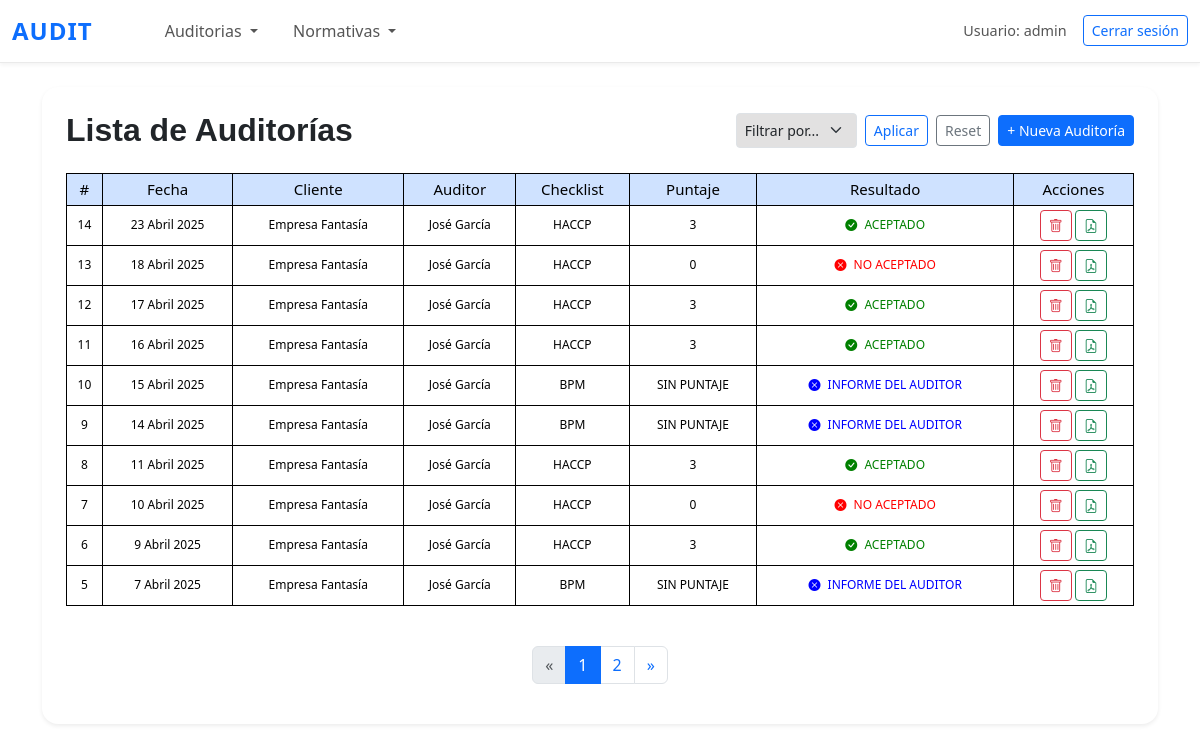
The page /lista_auditorias/ (signed in) on the database its author committed.
### questions/models.py (models this page shows, shortened)
class Auditoria(models.Model):
    fecha = models.DateField()
    cliente = models.ForeignKey(Cliente, on_delete=models.CASCADE)
    auditor = models.ForeignKey(Auditor, on_delete=models.CASCADE)
    auditores_acompanantes = models.CharField(verbose_name='Auditores acompañantes',max_length=255, blank=True, null=True)
    lineas_auditadas = models.CharField(verbose_name='Lineas de producción auditadas',max_length=255, blank=True, null=True)
    checklist = models.ForeignKey(Checklist, on_delete=models.SET_NULL, null=True, blank=True)
    resultado_pdf = models.FileField(upload_to='auditorias/', null=True, blank=True)
    class Meta:
        ordering = ['-fecha']

class Cliente(models.Model):
    nombre = models.CharField(max_length=255)
    def __str__(self):
        return self.nombre

class Auditor(models.Model):
    nombre = models.CharField(max_length=255)
    def __str__(self):
        return self.nombre

class Checklist(models.Model):
    nombre = models.CharField(max_length=100)
    usa_puntaje = models.BooleanField(default=True)
    def __str__(self):
        return self.nombre

### questions/views.py (the view)
# urls.py: path('lista_auditorias/', lista_auditorias, name='lista_auditorias'),
@login_required
def lista_auditorias(request):
    filtro = request.GET.get('filtro')
    valor = request.GET.get('valor')
    auditorias = Auditoria.objects.all().order_by('-fecha')
    if filtro == 'cliente' and valor:
        auditorias = auditorias.filter(cliente=valor)
    elif filtro == 'checklist' and valor:
        auditorias = auditorias.filter(checklist__nombre=valor)
    auditorias_con_puntaje = []
    for auditoria in auditorias:
        respuestas = Respuesta.objects.filter(auditoria=auditoria)
        if auditoria.checklist and auditoria.checklist.usa_puntaje:
            puntaje_total = respuestas.aggregate(Sum('puntaje'))['puntaje__sum'] or 0
            puntaje_maximo = respuestas.count() * 1
            porcentaje = (puntaje_total / puntaje_maximo) * 100 if puntaje_maximo > 0 else 0
            resultado = "ACEPTADO" if porcentaje >= 75 else "NO ACEPTADO"
        else:
            puntaje_total = "SIN PUNTAJE"
            resultado = "INFORME DEL AUDITOR"
        auditorias_con_puntaje.append({
            'auditoria': auditoria,
            'puntaje_total': puntaje_total,
            'resultado': resultado,
            'checklist': auditoria.checklist
        })
    clientes_unicos = Auditoria.objects.values_list('cliente', flat=True).distinct()
    tipos_checklist_unicos = Checklist.objects.values_list('nombre', flat=True).distinct()
    paginator = Paginator(auditorias_con_puntaje, 10)
    page_number = request.GET.get('page')
    page_obj = paginator.get_page(page_number)
    total = paginator.count
    start_index = page_obj.start_index()
    for idx, item in enumerate(page_obj, start=start_index):
        item['numero_descendente'] = total - idx + 1
    return render(request, 'questions/lista_auditorias.html', {
        'auditorias': page_obj,
        'page_obj': page_obj,
        'is_paginated': page_obj.has_other_pages(),
        'clientes': clientes_unicos,
        'tipos_checklist': tipos_checklist_unicos,
        'filtro_seleccionado': filtro,
        'valor_seleccionado': valor,
    })

### questions/templates/questions/lista_auditorias.html (shortened to what this page needs)
{% extends 'questions/base.html' %}
{% load static %}
{% block content %}
<div class="container py-4">
    <div class="bg-white p-4 rounded-4 shadow-sm">
        <div class="d-flex flex-wrap justify-content-between align-items-center mb-4">
            <h2 class="mb-0" style="font-family: 'Montserrat', sans-serif; font-weight: 600;">
                Lista de Auditorías
            </h2>
            <div class="d-flex align-items-center flex-wrap gap-2">
                <form method="get" class="d-flex gap-2 align-items-center">
                    <select name="filtro" class="form-select form-select-sm">
                        <option value="">Filtrar por...</option>
                    </select>
                    <button type="submit" class="btn btn-outline-primary btn-sm">Aplicar</button>
                    <a href="{% url 'lista_auditorias' %}" class="btn btn-outline-secondary btn-sm">Reset</a>
                </form>
                <a href="{% url 'nueva_auditoria' %}" class="btn btn-primary btn-sm">
                    + Nueva Auditoría
                </a>
            </div>
        </div>
        <div class="table-responsive">
            <table class="table table-bordered table-hover text-center align-middle table-sm small">
                <thead class="table-primary">
                    <tr>
                        <th>#</th>
                        <th>Fecha</th>
                        <th>Cliente</th>
                        <th>Auditor</th>
                        <th>Checklist</th>
                        <th>Puntaje</th>
                        <th>Resultado</th>
                        <th>Acciones</th>
                    </tr>
                </thead>
                <tbody>
                    {% for item in auditorias %}
                        <td>{{ item.numero_descendente }}</td>
                        <td>{{ item.auditoria.fecha }}</td>
                        <td>{{ item.auditoria.cliente }}</td>
                        <td>{{ item.auditoria.auditor }}</td>
                        <td>{{ item.auditoria.checklist }}</td>
                        <td>{{ item.puntaje_total }}</td>
                        <td>
                            {% if item.resultado == "ACEPTADO" %}
                                <span style="font-size: 12px; color: green;">
                                    <i class="bi bi-check-circle-fill me-1"></i> ACEPTADO
                                </span>
                            {% elif item.resultado == "NO ACEPTADO" %}
                                <span style="font-size: 12px; color: red;">
                                    <i class="bi bi-x-circle-fill me-1"></i> NO ACEPTADO
                                </span>
                            {% else %}
                                <span style="font-size: 12px; color: blue;">
                                    <i class="bi bi-x-circle-fill me-1"></i> INFORME DEL AUDITOR
                                </span>
                            {% endif %}
                        </td>
                        <td class="text-nowrap">
                            <a href="{% url 'eliminar_auditoria' item.auditoria.id %}" class="btn btn-sm btn-outline-danger" title="Eliminar">
                                <i class="bi bi-trash"></i>
                            </a>
                            {% if item.auditoria.resultado_pdf %}
                            <a href="{{ item.auditoria.resultado_pdf.url }}" target="_blank" class="btn btn-sm btn-outline-success" title="Ver PDF">
                                <i class="bi bi-file-earmark-pdf"></i>
                            </a>
                            {% endif %}
                        </td>
                    {% endfor %}
                </tbody>
            </table>
        </div>
        {% if is_paginated %}
        <nav aria-label="Paginación">
            <ul class="pagination justify-content-center mt-4">
                {% if page_obj.has_previous %}
                <li class="page-item">
                    <a class="page-link" href="?page={{ page_obj.previous_page_number }}" aria-label="Anterior">
                        &laquo;
                    </a>
                </li>
                {% else %}
                <li class="page-item disabled"><span class="page-link">&laquo;</span></li>
                {% endif %}
                {% for num in page_obj.paginator.page_range %}
                    {% if page_obj.number == num %}
                    <li class="page-item active"><span class="page-link">{{ num }}</span></li>
                    {% elif num > page_obj.number|add:'-3' and num < page_obj.number|add:'3' %}
                    <li class="page-item"><a class="page-link" href="?page={{ num }}">{{ num }}</a></li>
                    {% endif %}
                {% endfor %}
                {% if page_obj.has_next %}
                <li class="page-item">
                    <a class="page-link" href="?page={{ page_obj.next_page_number }}" aria-label="Siguiente">
                        &raquo;
                    </a>
                </li>
                {% else %}
                <li class="page-item disabled"><span class="page-link">&raquo;</span></li>
                {% endif %}
            </ul>
        </nav>
        {% endif %}
    </div>
</div>
{% endblock %}

### questions/templates/questions/base.html (shortened to what this page needs)
<!DOCTYPE html>
<html lang="en">
<head>
  <link href="https://cdn.jsdelivr.net/npm/bootstrap@5.3.3/dist/css/bootstrap.min.css" rel="stylesheet">
  <link href="https://cdn.jsdelivr.net/npm/bootstrap-icons@1.10.5/font/bootstrap-icons.css" rel="stylesheet">
  {% load static %}
  <link rel="stylesheet" type="text/css" href="{% static 'css/estilos.css' %}">
</head>
<body>
  <nav class="navbar navbar-expand-lg">
    <div class="container-fluid">
      <a class="navbar-brand" href="{% url 'home' %}">AUDIT</a>
      <ul class="navbar-nav ms-5 me-auto mb-2 mb-lg-0">
          <li class="nav-item dropdown">
            <a class="nav-link dropdown-toggle" href="#" id="navbarDropdown" role="button" data-bs-toggle="dropdown" aria-expanded="false">
              Auditorias
            </a>
          </li>
          <li class="nav-item dropdown">
            <a class="nav-link dropdown-toggle" href="#" id="navbarDropdown" role="button" data-bs-toggle="dropdown" aria-expanded="false">
              Normativas
            </a>
          </li>
        </ul>
        {% if user.is_authenticated %}
        <div class="d-flex align-items-center">
          <span class="navbar-text me-3">
            Usuario: {{ user.username }} {{ user.lastname }}
          </span>
          <a class="btn btn-outline-primary btn-sm" href="{% url 'logout' %}">Cerrar sesión</a>
        </div>
        {% endif %}
      </div>
  </nav>
  {% block content %}
  {% endblock %}
</body>
</html>

### static/css/estilos.css (style rules this page uses)
.navbar { background-color: #f7e3a1; }
body { background-color: white }
.form-select { height: 35px; background-color: rgb(226, 225, 225); font-size: 14px; }
table { width: 100%; }
thead tr th { font-size: 15px; font-weight: 400; text-align: center; }
.table th, .table td { border: 1px solid black; }

### questions/templates/questions/base.html (style rules this page uses)
.navbar { box-shadow: 0 2px 4px rgba(0, 0, 0, 0.05); position: sticky; top: 0; z-index: 1030; background-color: #ffffff; border-bottom: 1px solid #eaeaea; }
.navbar-nav { gap: 1.2rem; }
.navbar-brand { font-weight: 700; font-size: 1.5rem; letter-spacing: 1px; color: #0d6efd !important; }
.nav-link { color: #555 !important; font-size: 1rem; transition: color 0.3s ease; }
.navbar-text { font-size: 0.9rem; color: #555; }

### rows shown on the page
Auditoria: numero_descendente "14", auditoria.fecha "23 Abril 2025", auditoria.cliente "Empresa Fantasía", auditoria.auditor "José García", auditoria.checklist "HACCP", puntaje_total "3", shows "ACEPTADO"
Auditoria: numero_descendente "13", auditoria.fecha "18 Abril 2025", auditoria.cliente "Empresa Fantasía", auditoria.auditor "José García", auditoria.checklist "HACCP", puntaje_total "0", shows "NO ACEPTADO"
Auditoria: numero_descendente "12", auditoria.fecha "17 Abril 2025", auditoria.cliente "Empresa Fantasía", auditoria.auditor "José García", auditoria.checklist "HACCP", puntaje_total "3", shows "ACEPTADO"
Auditoria: numero_descendente "11", auditoria.fecha "16 Abril 2025", auditoria.cliente "Empresa Fantasía", auditoria.auditor "José García", auditoria.checklist "HACCP", puntaje_total "3", shows "ACEPTADO"
Auditoria: numero_descendente "10", auditoria.fecha "15 Abril 2025", auditoria.cliente "Empresa Fantasía", auditoria.auditor "José García", auditoria.checklist "BPM", puntaje_total "SIN PUNTAJE", shows "INFORME DEL AUDITOR"
Auditoria: numero_descendente "9", auditoria.fecha "14 Abril 2025", auditoria.cliente "Empresa Fantasía", auditoria.auditor "José García", auditoria.checklist "BPM", puntaje_total "SIN PUNTAJE", shows "INFORME DEL AUDITOR"
Auditoria: numero_descendente "8", auditoria.fecha "11 Abril 2025", auditoria.cliente "Empresa Fantasía", auditoria.auditor "José García", auditoria.checklist "HACCP", puntaje_total "3", shows "ACEPTADO"
Auditoria: numero_descendente "7", auditoria.fecha "10 Abril 2025", auditoria.cliente "Empresa Fantasía", auditoria.auditor "José García", auditoria.checklist "HACCP", puntaje_total "0", shows "NO ACEPTADO"
Auditoria: numero_descendente "6", auditoria.fecha "9 Abril 2025", auditoria.cliente "Empresa Fantasía", auditoria.auditor "José García", auditoria.checklist "HACCP", puntaje_total "3", shows "ACEPTADO"
Auditoria: numero_descendente "5", auditoria.fecha "7 Abril 2025", auditoria.cliente "Empresa Fantasía", auditoria.auditor "José García", auditoria.checklist "BPM", puntaje_total "SIN PUNTAJE", shows "INFORME DEL AUDITOR"

### other values the page prints
{{ user.username }} "admin"
{{ num }} "1"
{{ num }} "2"
